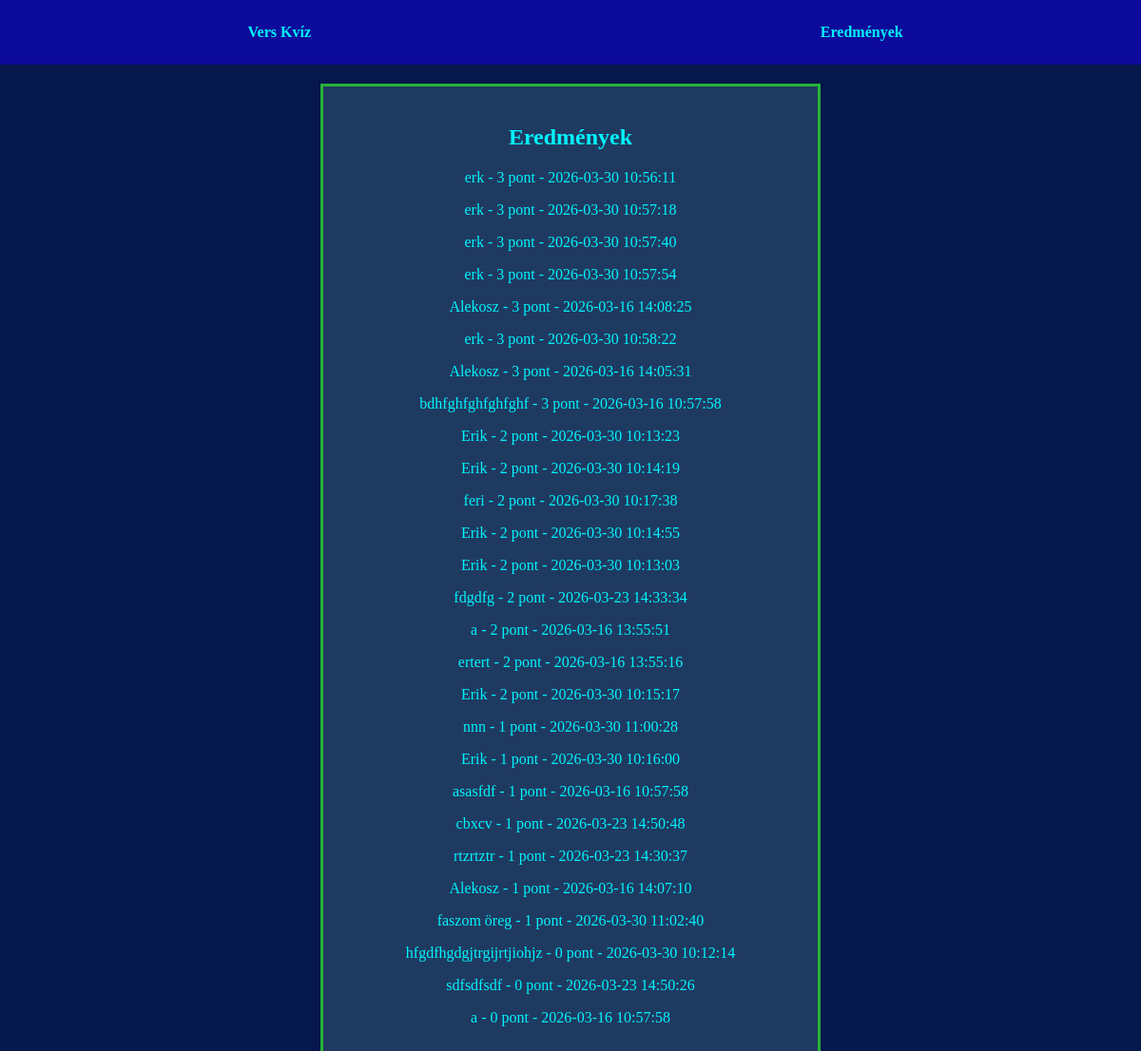
Screenshot of /weboldal/eredmenyek.php with the database file from the repository.
### tables this page shows
CREATE TABLE `eredmenyek` (
  `id` int(11) NOT NULL,
  `nev` varchar(100) DEFAULT NULL,
  `pont` int(11) DEFAULT NULL,
  `kitöltés` datetime NOT NULL DEFAULT current_timestamp()
);

### weboldal/eredmenyek.php (the view, shortened to what this page needs)
<!DOCTYPE html>
<html lang="hu">
<head>
<link rel="stylesheet" href="main.css">
</head>
<body>
<nav>
<a href="index.php">Vers Kvíz</a>
<a href="eredmenyek.php">Eredmények</a>
</nav>
<div class="main">
<h2>Eredmények</h2>
<?php
$host="localhost";
$user="root";
$pass="";
$db="idez";
$conn=new mysqli($host,$user,$pass,$db);
$conn->set_charset("utf8");
$sql="SELECT * FROM eredmenyek ORDER BY pont DESC";
$result = $conn->query($sql);
while($row=$result->fetch_assoc()){
echo "<p>".$row["nev"]." - ".$row["pont"]." pont - ".$row["kitöltés"]." </p>";
}
?>
</div>
</body>
</html>

### weboldal/main.css (style rules this page uses)
body { background-color: #06174b; background-size: auto; color: rgb(0, 244, 252); margin: 0px; text-align: center; }
.main { border: solid rgb(37, 179, 56); width: 40%; margin: auto; min-height: 250px; background-color: #1f3a61; text-align: center; padding: 20px; margin-bottom: 20px; }
nav { background-color: rgb(12, 10, 155); padding: 15px 0; margin-bottom: 20px; display: grid; gap: 25px; grid-template-columns: repeat(2, 1fr); text-align: center; }
nav a { color: rgb(0, 244, 252); text-decoration: none; font-weight: bold; padding: 10px 20px; transition: 0.3s; }

### rows the page displays
eredmenyek: nev "erk", pont "3", kitöltés "2026-03-30 10:56:11"
eredmenyek: nev "erk", pont "3", kitöltés "2026-03-30 10:57:18"
eredmenyek: nev "erk", pont "3", kitöltés "2026-03-30 10:57:40"
eredmenyek: nev "erk", pont "3", kitöltés "2026-03-30 10:57:54"
eredmenyek: nev "Alekosz", pont "3", kitöltés "2026-03-16 14:08:25"
eredmenyek: nev "erk", pont "3", kitöltés "2026-03-30 10:58:22"
eredmenyek: nev "Alekosz", pont "3", kitöltés "2026-03-16 14:05:31"
eredmenyek: nev "bdhfghfghfghfghf", pont "3", kitöltés "2026-03-16 10:57:58"
eredmenyek: nev "Erik", pont "2", kitöltés "2026-03-30 10:13:23"
eredmenyek: nev "Erik", pont "2", kitöltés "2026-03-30 10:14:19"
eredmenyek: nev "feri", pont "2", kitöltés "2026-03-30 10:17:38"
eredmenyek: nev "Erik", pont "2", kitöltés "2026-03-30 10:14:55"
eredmenyek: nev "Erik", pont "2", kitöltés "2026-03-30 10:13:03"
eredmenyek: nev "fdgdfg", pont "2", kitöltés "2026-03-23 14:33:34"
eredmenyek: nev "a", pont "2", kitöltés "2026-03-16 13:55:51"
eredmenyek: nev "ertert", pont "2", kitöltés "2026-03-16 13:55:16"
eredmenyek: nev "Erik", pont "2", kitöltés "2026-03-30 10:15:17"
eredmenyek: nev "nnn", pont "1", kitöltés "2026-03-30 11:00:28"
eredmenyek: nev "Erik", pont "1", kitöltés "2026-03-30 10:16:00"
eredmenyek: nev "asasfdf", pont "1", kitöltés "2026-03-16 10:57:58"
eredmenyek: nev "cbxcv", pont "1", kitöltés "2026-03-23 14:50:48"
eredmenyek: nev "rtzrtztr", pont "1", kitöltés "2026-03-23 14:30:37"
eredmenyek: nev "Alekosz", pont "1", kitöltés "2026-03-16 14:07:10"
eredmenyek: nev "faszom öreg", pont "1", kitöltés "2026-03-30 11:02:40"
eredmenyek: nev "hfgdfhgdgjtrgijrtjiohjz", pont "0", kitöltés "2026-03-30 10:12:14"
eredmenyek: nev "sdfsdfsdf", pont "0", kitöltés "2026-03-23 14:50:26"
eredmenyek: nev "a", pont "0", kitöltés "2026-03-16 10:57:58"
